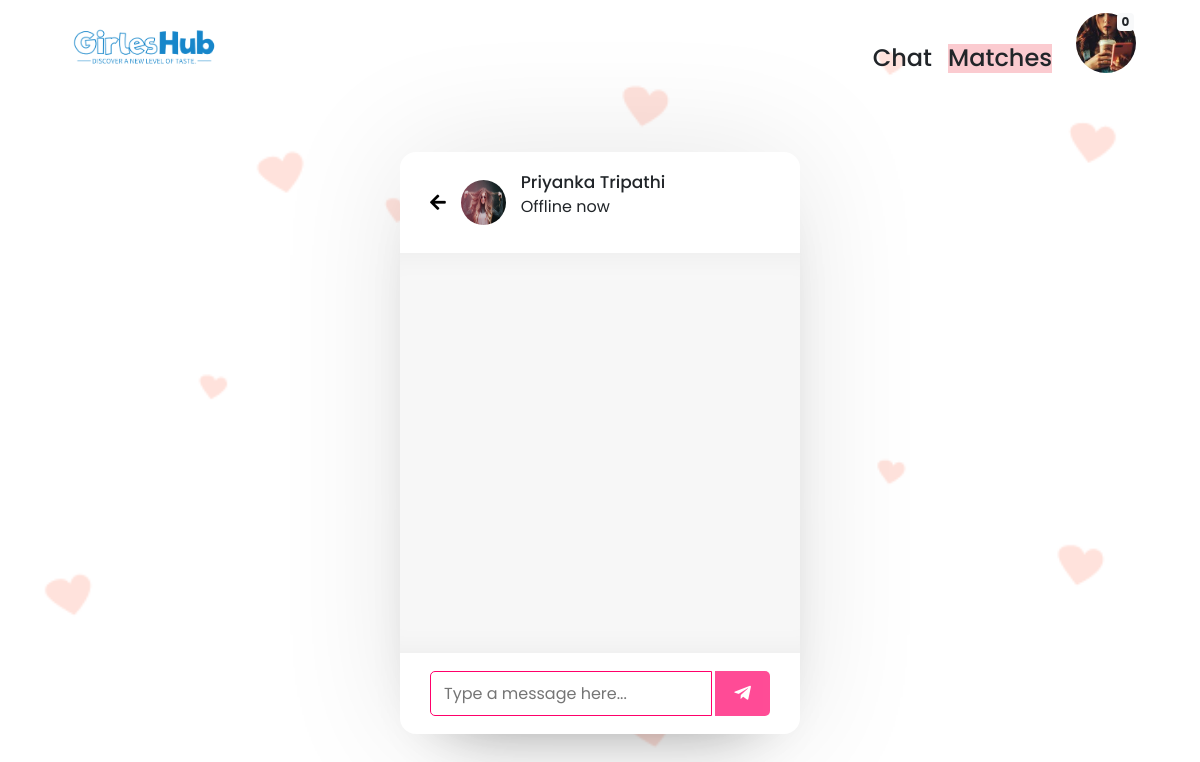
Screenshot of /chat.php?user_id=673429601 (signed in) with the database file from the repository.
### tables this page shows
CREATE TABLE `userprofile` (
  `uid` int(11) NOT NULL,
  `name` varchar(50) NOT NULL,
  `age` int(2) NOT NULL,
  `gender` enum('M','F') NOT NULL,
  `height` text DEFAULT NULL,
  `weight` text DEFAULT NULL,
  `latitude` text NOT NULL,
  `longitude` text NOT NULL,
  `profile_photo` varchar(100) NOT NULL,
  `bio` text NOT NULL
);

CREATE TABLE `usertable` (
  `uid` int(11) NOT NULL,
  `email` varchar(255) NOT NULL,
  `password` varchar(255) NOT NULL,
  `code` mediumint(50) NOT NULL,
  `status` text NOT NULL,
  `profile_created` text NOT NULL,
  `unique_id` int(255) NOT NULL,
  `active` varchar(255) NOT NULL DEFAULT 'Offline now'
);

### chat.php (the view, shortened to what this page needs)
<?php
  include_once "connection.php";
  $sql1 = mysqli_query($con, "SELECT * FROM usertable WHERE unique_id = {$_SESSION['unique_id']}");
  if(mysqli_num_rows($sql1) > 0){
    $row1 = mysqli_fetch_assoc($sql1);
  }
  $uid = $row1['uid'];
  function dateFormatter($date) {
    $today = date("d M, Y");
    $arr = explode(",", $date);
    $arr = explode(" ", $arr[0]);
    $day = intval($arr[0]);
    $diff = intval(substr($today, 0, 2)) - $day;
    if($diff == 1) return "Yesterday";
    else return $date;
  }
  $notifs_content_seen = Array();
  $notifs_date_seen = Array();
  $notifs_content_unseen = Array();
  $notifs_date_unseen = Array();
  $sql = "SELECT type, content, DATE_FORMAT(created_at, '%d %b, %Y') as created_at, seen_by_user FROM notification WHERE uid='$uid' ORDER BY nid DESC";
  $run_Sql = mysqli_query($con, $sql);
  while ($row = mysqli_fetch_assoc($run_Sql)) {
    if($row['seen_by_user'] == 'yes') {
      array_push($notifs_content_seen, $row['content']);
      array_push($notifs_date_seen, dateFormatter($row['created_at']));
    } else {
      array_push($notifs_content_unseen, $row['content']);
      array_push($notifs_date_unseen, dateFormatter($row['created_at']));
    }
  }
  $query = "SELECT profile_photo, latitude, longitude, name FROM userprofile WHERE uid='$uid'";
  $res = mysqli_query($con, $query);
  $fetch = mysqli_fetch_assoc($res);
  $profile_photo = $fetch['profile_photo'];
  $name = ucfirst(explode(" ", $fetch['name'])[0]);
  $matches = Array();
  $query = "SELECT uid1, uid2, status, DATE_FORMAT(created_at, '%d %b, %Y') as matched_at FROM `match` WHERE (uid1 = '$uid' OR uid2 = '$uid') AND status = 'match'";
  $res = mysqli_query($con, $query);
  while ($row = mysqli_fetch_assoc($res)) {
    $uid == $row['uid1'] ? $uid2 = $row['uid2'] : $uid2 = $row['uid1'];
    $query_inner = "SELECT name, age FROM userprofile WHERE uid='$uid2'";
    $res_inner = mysqli_query($con, $query_inner);
    $fetch_inner = mysqli_fetch_assoc($res_inner);
    $name_inner = ucfirst(explode(" ", $fetch_inner['name'])[0]);
    $age = $fetch_inner['age'];
    $date = dateFormatter($row['matched_at']);
    array_push($matches, Array("name" => $name_inner, "age" => $age, "date" => $date, "id" => $uid2));
  }
?>
<?php include_once "header.php"; ?>
<body>
 <nav class="navbar navbar-light navbar-expand" >
  <a class="navbar-brand ml-5" href="home.php">
    <img src="./public/assets/SoulMate (3).png" alt="logo" height="60">
  </a>
  <div class="navbar-nav ml-auto mr-5 d-flex align-items-end">
  <div class="nav-item h5 mb-0 pr-3" style="font-size: 24px; cursor: pointer;" ><a href="users.php">Chat</a></div>
  <div class="nav-item h5 mb-0" style="font-size: 24px; cursor: pointer;<?php if(count($matches) != 0) echo "background-color: #FBCBD0;"; else echo "background-color: #F5E6E8;"; ?>" tabindex="50"  data-toggle="popover-matches" data-trigger="focus" data-placement="bottom" title="Your Matches">Matches</div>
   <div class="nav-item ml-4" style="position: relative;"><img src="<?php echo $profile_photo; ?>" alt="profile pic" class="avatar" height="60" width="60" style="border-radius: 50%; cursor: pointer; object-fit: cover;" tabindex="50" data-toggle="popover-profile-icon" data-trigger="focus" data-placement="bottom" title="Hello, <?php echo $name; ?>!">
    <?php if(count($notifs_content_unseen) == 0) {?>
      <span class="badge badge-light" style="position: absolute !important; right:2px; cursor: pointer;" tabindex="50" data-toggle="popover-notifs" data-trigger="focus" data-placement="bottom" title="Notifications"><span id="span-num">0</span></span>
    <?php } else { ?>
      <span class="badge badge-danger" style="position: absolute !important; right:2px; cursor: pointer;" tabindex="50" data-toggle="popover-notifs" data-trigger="focus" data-placement="bottom" title="Notifications"><span id="span-num"><?php echo count($notifs_content_unseen) ?></span></span>
    <?php } ?>
  </div>
  </div>
</nav>
<div class="wrapper-container">
  <div class="wrapper-chat">
    <section class="chat-area">
      <header>
        <?php
          $user_id = mysqli_real_escape_string($con, $_GET['user_id']);
          $sql = mysqli_query($con, "SELECT * FROM usertable ut, userprofile up WHERE ut.uid=up.uid and unique_id = {$user_id}");
          if(mysqli_num_rows($sql) > 0){
            $row = mysqli_fetch_assoc($sql);
          }else{
            header("location: users.php");
          }
        ?>
        <a href="users.php" class="back-icon"><i class="fas fa-arrow-left"></i></a>
        <img src="<?php echo $row['profile_photo']; ?>" alt="">
        <div class="details">
          <span><?php echo $row['name']; ?></span>
          <p><?php echo $row['active']; ?></p>
        </div>
      </header>
      <div class="chat-box">
      </div>
      <form action="#" class="typing-area">
        <input type="text" name="message" class="input-field" placeholder="Type a message here..." autocomplete="off">
        <button><i class="fab fa-telegram-plane"></i></button>
      </form>
    </section>
  </div>
</div>
</body>
</html>

### style.css (style rules this page uses)
* { margin: 0; padding: 0; box-sizing: border-box; text-decoration: none; font-family: 'Poppins', sans-serif; }
.wrapper-container { display: flex; align-items: center; justify-content: center; min-height: calc(100vh - 86px); }
.wrapper-chat { background: #fff; max-width: 400px; width: 100%; border-radius: 16px; box-shadow: 0 0 128px 0 rgba(0, 0, 0, 0.1), 0 32px 64px -48px rgba(0, 0, 0, 0.5); }
.chat-area header { display: flex; align-items: center; padding: 18px 30px; }
.chat-area header .back-icon { color: rgb(0, 0, 0); font-size: 18px; }
.chat-area header img { height: 45px; width: 45px; margin: 0 15px; border-radius: 50%; }
.chat-area header .details span { font-size: 17px; font-weight: 500; }
.chat-box { position: relative; min-height: 400px; max-height: 400px; overflow-y: auto; padding: 10px 30px 20px 30px; background: #f7f7f7; box-shadow: inset 0 32px 32px -32px rgb(0 0 0 / 5%), inset 0 -32px 32px -32px rgb(0 0 0 / 5%); }
.typing-area { padding: 18px 30px; display: flex; justify-content: space-between; }
.typing-area input { height: 45px; width: calc(100% - 58px); font-size: 16px; padding: 0 13px; border: 1px solid rgb(255, 0, 106); outline: none; border-radius: 5px 0 0 5px; }
.typing-area button { color: #fff; width: 55px; border: none; outline: none; background: rgb(255, 0, 106); font-size: 19px; cursor: pointer; opacity: 0.7; pointer-events: none; border-radius: 0 5px 5px 0; transition: all 0.3s ease; }

### header.php (style rules this page uses)
html,body { font-family: 'Poppins', sans-serif; }
body { overflow: hidden; }
a, a:hover, a:focus, a:active { text-decoration: none; color: inherit; }

### rows the page displays
userprofile: profile_photo (picture)
userprofile: profile_photo (picture), name "Priyanka Tripathi", uid.active "Offline now"
